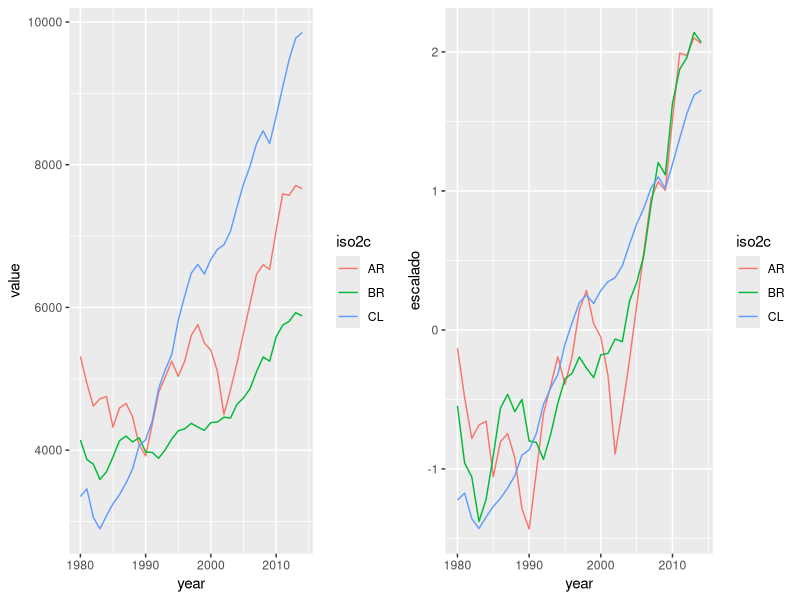
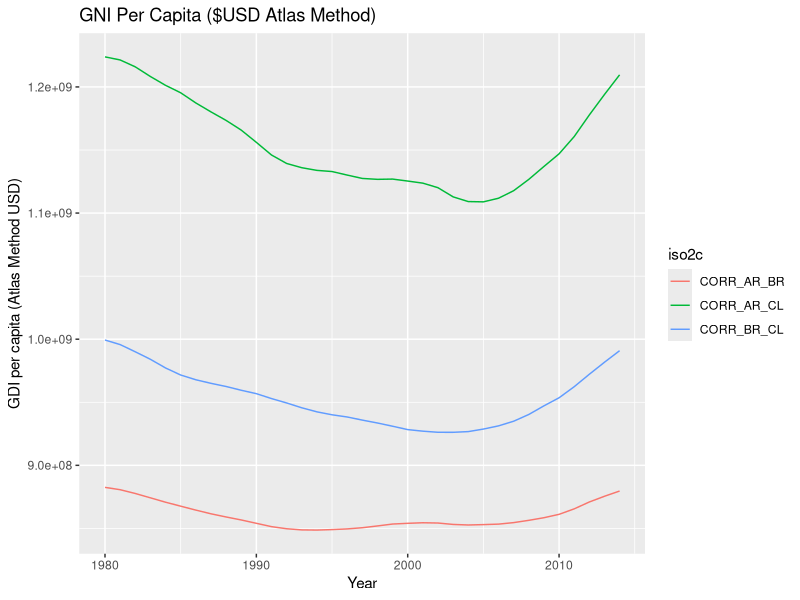
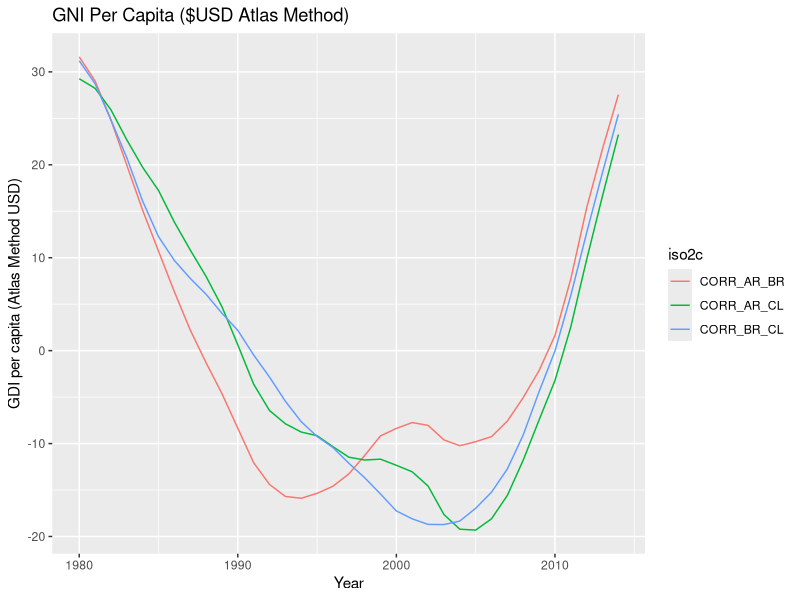
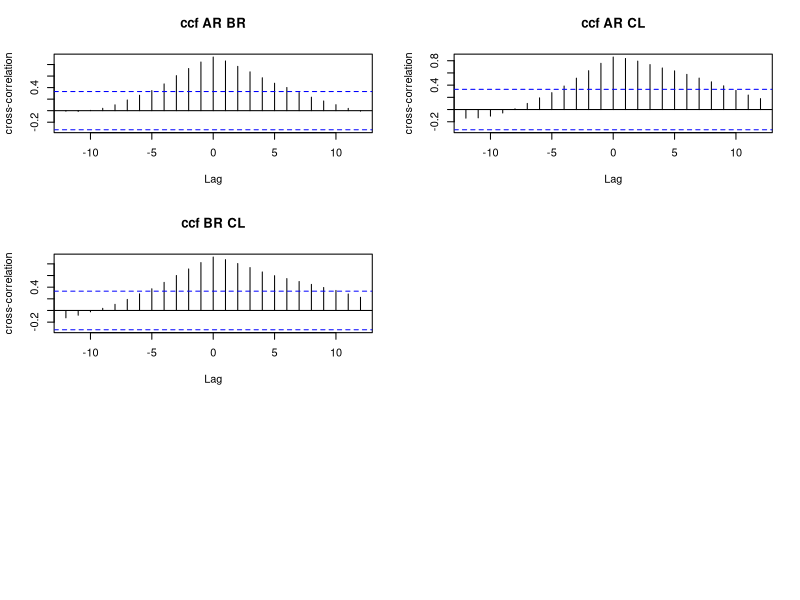
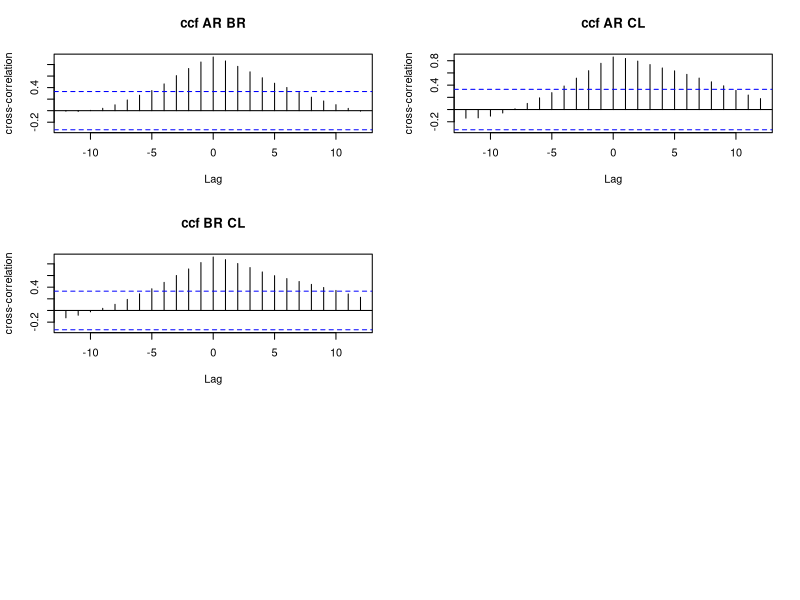

Write the R code that produced these figures, in order.

#Sys.setenv(http_proxy = 'http://10.1.103.240:3128')
#Sys.setenv(https_proxy = 'http://10.1.103.240:3128')

#install.packages('RJSONIO')
#install.packages('WDI')

setwd("/home/sergio/Escritorio/TimeSeries/TP/git/uba_st/")
setwd("/run/media/jp/LIVE/DM/71_ST/proyectos/WorlBank/git/uba_st")


library(data.table)
library(ggplot2)

dat <- read.csv("dataset_all.csv")

dt_datos <- as.data.table(dat)

# saco los registros nulos
dt_datos <- dt_datos[NY.GDP.PCAP.KD != 'NA']
setkey(dt_datos,year)

fun_escalado <- function(x) {
  z=(x-mean(x,na.rm=TRUE))/sd(x,na.rm = TRUE)
  return(z) 
}


dt_datos_escalados <- dt_datos[,list(value=NY.GDP.PCAP.KD, escalado=fun_escalado(NY.GDP.PCAP.KD), year=year),by="iso2c"]

#write.csv(dt_datos_escalados, "dataset_all_escalados.csv")
#head(dt_datos[order(iso2c)], 30)
#head(dt_datos_escalados[order(iso2c)], 40)


# grafico con todos los paises
#datos_grafico <- dt_datos_escalados[iso2c=="AR"]
datos_grafico <- dt_datos_escalados[iso2c=="AR"|iso2c=="BR"|iso2c=="CL"]

myplot1 <- ggplot(data = datos_grafico , aes(x = year, y = value, color = iso2c))+geom_line()
myplot2 <- ggplot(data = datos_grafico , aes(x = year, y = escalado, color = iso2c))+geom_line()

#install.packages("gridExtra")
library("gridExtra")
grid.arrange(myplot1, myplot2, ncol=2)


########################################################
# CORRELACIONES
########################################################


#paises <- dt_datos[,iso2c,by=iso2c]$iso2c
paises <- c("AR","BR","CL")
combinatorias <- t(combn(paises, 2))
combinatorias <- lapply(1:nrow(combinatorias), function(i) combinatorias[i,])
num_anios <- as.numeric( dt_datos_escalados[,year,by=year]$year)


########################################
### DATOS Originales (SIN escalar)
########################################

#datos_grafico <- dt_datos_escalados[iso2c=="AR"|iso2c=="BR"|iso2c=="CL"]
datos_grafico <- NULL

for (comb in combinatorias) {
  print(comb)
  convolucion = convolve(dt_datos_escalados[iso2c==comb[1],value] , 
                         dt_datos_escalados[iso2c==comb[2],value] , 
                         conj = TRUE)
  
  dt_datos.conv <- data.table( 
    year = num_anios, 
    iso2c = paste("CORR" , comb[1] , comb[2] , sep = "_"),
    value = convolucion
  )
  
  l = list(datos_grafico , dt_datos.conv)
  datos_grafico <- rbindlist(l)
  
}

g <- ggplot(datos_grafico, aes(x = year, y = value,dt_datos.CORR,  color = iso2c))    
g + 
  geom_line() + 
  xlab('Year') + 
  ylab('GDI per capita (Atlas Method USD)') + 
  labs(title = "GNI Per Capita ($USD Atlas Method)")




########################################
### DATOS escalados
########################################

#datos_grafico <- dt_datos_escalados[iso2c=="AR"|iso2c=="BR"|iso2c=="CL"]
datos_grafico <- NULL

for (comb in combinatorias) {
  print(comb)
  convolucion = convolve(dt_datos_escalados[iso2c==comb[1],escalado] , 
                         dt_datos_escalados[iso2c==comb[2],escalado] , 
                         conj = TRUE)
  
  dt_datos.conv <- data.table( 
    year = num_anios, 
    iso2c = paste("CORR" , comb[1] , comb[2] , sep = "_"),
    escalado = convolucion
  )
  
  l = list(datos_grafico , dt_datos.conv)
  datos_grafico <- rbindlist(l)
  
}

g <- ggplot(datos_grafico, aes(x = year, y = escalado,dt_datos.CORR,  color = iso2c))    
g + 
  geom_line() + 
  xlab('Year') + 
  ylab('GDI per capita (Atlas Method USD)') + 
  labs(title = "GNI Per Capita ($USD Atlas Method)")


######################################################################
### correlacion cruzada
######################################################################


########################################
### DATOS Originales (SIN escalar)
########################################

par(mfrow=c(3,2))
for (comb in combinatorias) {
  ccf(dt_datos_escalados[iso2c==comb[1],value] , 
      dt_datos_escalados[iso2c==comb[2],value] ,
      ylab = "cross-correlation",
      main = paste ("ccf",comb[1],comb[2])
  )
}

### correlacion cruzada

for (comb in combinatorias) {
  print(comb)
  print( mean(ccf(dt_datos_escalados[iso2c==comb[1],value] , 
                  dt_datos_escalados[iso2c==comb[2],value] ,
                  plot=FALSE      )$acf))
}


########################################
### DATOS escalados
########################################

par(mfrow=c(3,2))
for (comb in combinatorias) {
  ccf(dt_datos_escalados[iso2c==comb[1],escalado] , 
      dt_datos_escalados[iso2c==comb[2],escalado] ,
      ylab = "cross-correlation",
      main = paste ("ccf",comb[1],comb[2])
  )
}

### correlacion cruzada

for (comb in combinatorias) {
  print(comb)
  print( mean(ccf(dt_datos_escalados[iso2c==comb[1],escalado] , 
                  dt_datos_escalados[iso2c==comb[2],escalado] ,
                  plot=FALSE      )$acf))
}


## FIN

